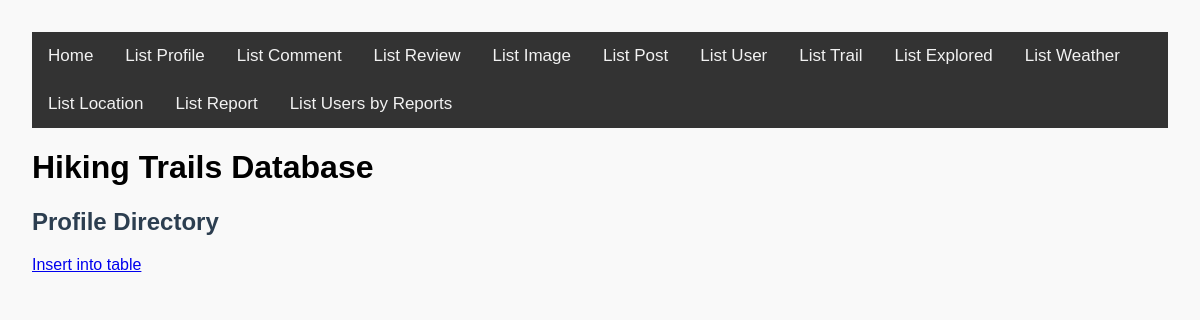
Before: /list_profile.php with the older database file.
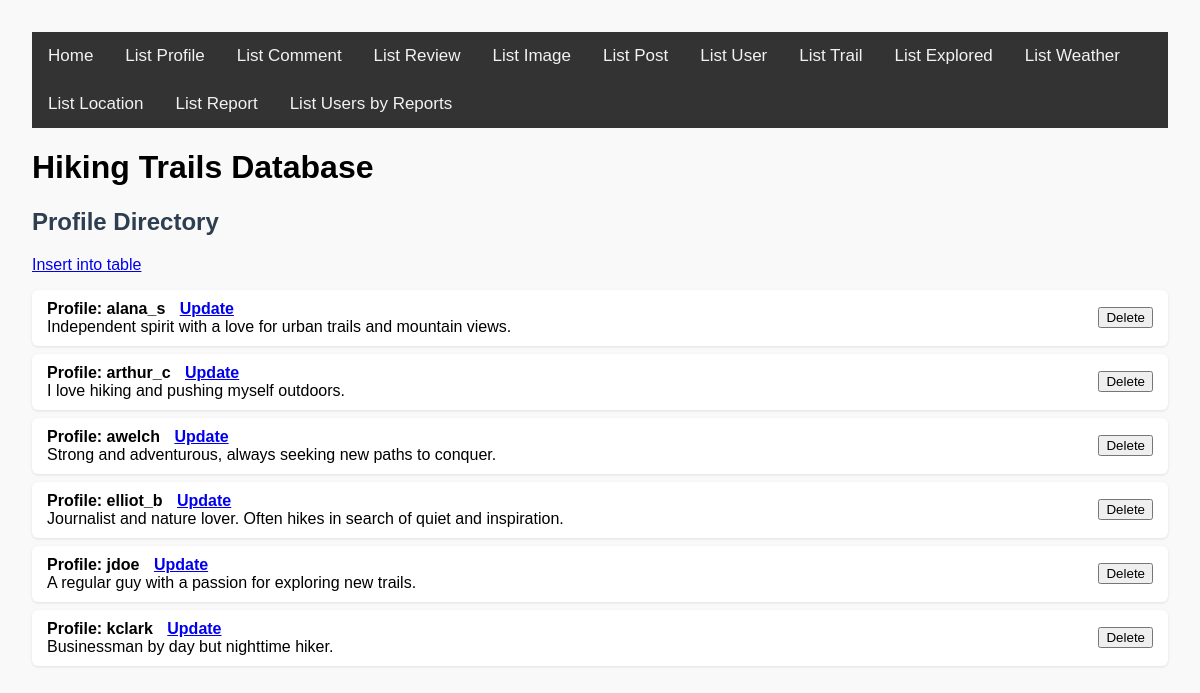
After: the same page with the newer database file.
### tables this page shows
CREATE TABLE `profile` (
  `Username` varchar(64) NOT NULL PRIMARY KEY,
  `Description` text NOT NULL,
  FOREIGN KEY (`Username`) REFERENCES `user`(`Username`) ON DELETE CASCADE
);

### list_profile.php (the view, shortened to what this page needs)
<?php
require_once 'render.php';
$conn = new mysqli($servername, $username, $password, $database, $port, $socket);
?>
<!DOCTYPE html>
<html lang="en">
<head>
    <link rel="stylesheet" href="base.css">
</head>
<body>
<?php require_once 'header.inc.php'; ?>
<div>
    <h2>Profile Directory</h2>
    <a href="./insert.php?table=profile">Insert into table</a>
    <?php
    $sql = "SELECT Username, Description FROM profile";
    $stmt = $conn->prepare($sql);
    $username = $description = null;
    render_rows(
        $stmt,
        function ($username, $description) {
            $editButton = '<a href="update_profile.php?username=' . urlencode($username) . '" style="margin-left:10px;">Update</a>';
            return get_row_title("Profile: " . htmlspecialchars($username) . " $editButton") . "<br>" . get_row_sub(htmlspecialchars($description));
        },
        "Username",
        "profile",
        false,
        $username, $description
    );
    ?>
</div>
</body>
</html>

### render.php (shortened to what this page needs)
<?php
function render_rows(
    mysqli_stmt $stmt,
    callable $get_row_func,
    string $primary_key_column,
    string $table_name,
    bool $is_composite = false,
    &$bound_var,
    &...$bound_vars
): void {
    $stmt->execute();
    $stmt->bind_result($bound_var, ...$bound_vars);
    $rows = [];
    while ($stmt->fetch()) {
        $row = [$bound_var];
        foreach ($bound_vars as $var) {
            $row[] = $var;
        }
        $rows[] = $row;
    }
    echo "<ul class='row-list'>";
    foreach ($rows as $row_data) {
        $clean_var = htmlspecialchars($row_data[0]);
        $form_fields = "";
        $row_id = $clean_var;
        echo "<li style='display: flex; justify-content: space-between; align-items: center; flex-direction: row;'>
            <div>" . $get_row_func(...$row_data) . "</div>";
        if (!empty($primary_key_column)) {
            echo "<form method='POST' style='margin-left: 1em;' onsubmit=\"return confirm('Delete this row?');\">
                <input type='hidden' name='row_id' value='" . $row_id . "'>
                <input type='hidden' name='table' value='" . $table_name . "'>
                $form_fields
                <button type='submit' class='delete-btn'>Delete</button>
            </form>";
        }
        echo "</li>";
    }
    echo "</ul>";
}
function get_row_title(string $column_data): string {
    return "<strong>" . $column_data . "</strong>";
}
function get_row_sub(string $column_data): string {
    return  $column_data;
}
?>

Changed rows visible on the page:
added profile: column_data "Profile: alana_s", description "Independent spirit with a love for urban trails and mountain views."
added profile: column_data "Profile: arthur_c", description "I love hiking and pushing myself outdoors."
added profile: column_data "Profile: awelch", description "Strong and adventurous, always seeking new paths to conquer."
added profile: column_data "Profile: elliot_b", description "Journalist and nature lover. Often hikes in search of quiet and inspiration."
added profile: column_data "Profile: jdoe", description "A regular guy with a passion for exploring new trails."
added profile: column_data "Profile: kclark", description "Businessman by day but nighttime hiker."
